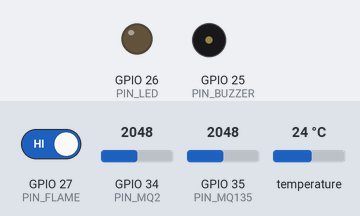
Bench run of a sketch on a simulated ESP32. Shown: output pins drawn as LEDs (lit = HIGH), buzzer (waves = sounding, pin HIGH). Inputs (shaded band) come from the test bench; at power-on: GPIO 27 (PIN_FLAME) HIGH, GPIO 34 (PIN_MQ2) = 2048, GPIO 35 (PIN_MQ135) = 2048, temperature 24 °C (analog values on the 0–4095 scale). WiFi joins after 1.5 s; servers stay silent unless stated; uploads are accepted with an empty reply; what the sketch prints to the serial monitor is not drawn.

Above: at 2.7 s.
2.8 s: GPIO 27 (PIN_FLAME) driven LOW
At 6.7 s:
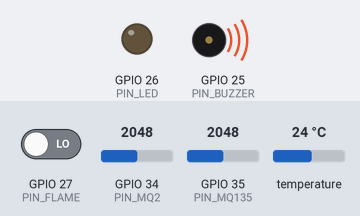
At 8.3 s:
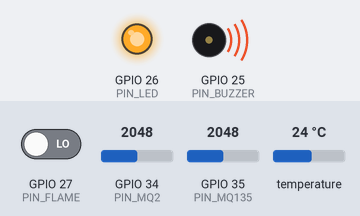
24.2 s: GPIO 27 (PIN_FLAME) driven HIGH
At 33.23 s:
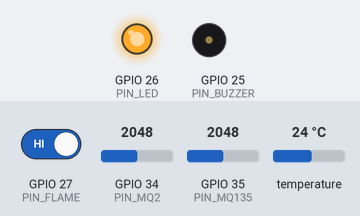
Timing chart, 0 to 34.9 s (numbered marks = the images above; inputs shaded):
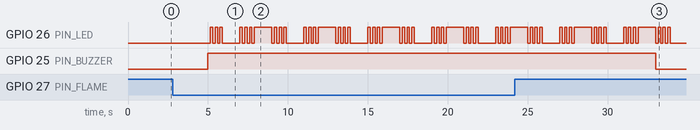

The sketch:

datntramxly111.ino
```cpp
// ============================================================
// TRAM XU LY - HE THONG CANH BAO HOA HOAN & KHI DOC
// Version: 3.0 - Canh bao nhanh, huy nhanh, khong nut
// ============================================================
#include <WiFi.h>
#include <HTTPClient.h>
#include <OneWire.h>
#include <DallasTemperature.h>
#include <ArduinoJson.h>

// ============================================================
// CAU HINH
// ============================================================
#define STATION_ID       2          // 1 hoac 2

const char* WIFI_SSID  = "QuannT2";
const char* WIFI_PASS  = "66668888";
const char* CENTER_URL = "http://192.168.1.175/api/update";

// -- PIN --
#define PIN_MQ2          34
#define PIN_MQ135        35
#define PIN_FLAME        27
#define PIN_DS18B20       4
#define PIN_LED          26
#define PIN_BUZZER       25

// -- NGUONG CAM BIEN --
// Cach chinh: De cam bien 5 phut trong khong khi sach,
// doc gia tri MQ2_raw va MQ135_raw tren Serial Monitor,
// dat THRESHOLD = gia_tri_do_duoc x 1.8
const int   MQ2_THRESHOLD   = 1800;
const int   MQ135_THRESHOLD = 600;
const float TEMP_THRESHOLD  = 50.0;
#define     FLAME_ACTIVE    LOW     // Cam bien lua: LOW = co lua

// -- THOI GIAN --
const unsigned long READ_INTERVAL_MS = 2000;  // Doc cam bien moi 2 giay
const unsigned long MUTE_TIME_MS     = 10000; // Mute tu lenh web
const unsigned long WIFI_RETRY_MS    = 10000;
const unsigned long HTTP_TIMEOUT_MS  = 3000;

// PREHEAT: Chi ap dung cho MQ (can thoi gian on dinh)
// KHONG ap dung cho cam bien lua va nhiet do
const unsigned long PREHEAT_MS = 120000; // 2 phut

// -- NHAY LED/COI --
const unsigned long WARN_BLINK_MS   = 500;  // Muc 1: nhay 0.5s
const unsigned long DANGER_BLINK_MS = 150;  // Muc 2: nhay 0.15s

// ============================================================
// THAM SO PHAT HIEN & HUY CANH BAO
//
// LUA    : Bat NGAY (>= 1 lan doc)  | Tat sau 2 lan = 4 giay
// KHOI   : Bat NGAY (>= 1 lan doc)  | Tat sau 2 lan = 4 giay
// KHI DOC: Bat NGAY (>= 1 lan doc)  | Tat sau 2 lan = 4 giay
// NHIET DO: Bat NGAY                | Tat sau 2 lan = 4 giay
//
// CANCEL_COUNT = 2: Phai doc DUOI nguong 2 lan lien tiep (4 giay)
// moi tat canh bao. Tranh tat nham khi nong do dao dong quanh nguong
// ============================================================
const int CANCEL_COUNT = 2;   // 2 × 2s = 4 giay la tat

// Loc nhieu: trung binh 3 mau ADC (chi dung cho hien thi, KHONG dung cho trigger)
const int MA_SAMPLES = 3;

// Den giu them sau khi tat canh bao (thong bao truc quan)
const unsigned long LED_HOLD_MS = 3000; // 3 giay

// ============================================================
// BIEN NOI BO
// ============================================================
OneWire oneWire(PIN_DS18B20);
DallasTemperature ds18b20(&oneWire);

int   mq2Value     = 0;
int   mq135Value   = 0;
int   flameValue   = HIGH;
float temperatureC = 0.0;

bool smokeDetected    = false;
bool toxicDetected    = false;
bool tempHighDetected = false;
bool fireDetected     = false;
int  alarmLevel       = 0;

// Moving average buffer (loc nhieu ADC, CHI dung cho hien thi)
int mq2Buf[MA_SAMPLES]   = {};
int mq135Buf[MA_SAMPLES] = {};
int maBufIdx = 0;

// Counter cho tung loai canh bao
// Bat: tang len CANCEL_COUNT ngay lap tuc
// Tat: giam 1 moi lan doc → can CANCEL_COUNT lan moi ve 0
int smokeTrigger = 0;
int toxicTrigger = 0;
int tempTrigger  = 0;
int fireTrigger  = 0;

// Den hoat dong doc lap voi coi
int  ledLevel      = 0;
unsigned long ledHoldStart = 0;

bool buzzerMuted = false;
unsigned long muteStartTime = 0;

unsigned long lastReadTime  = 0;
unsigned long lastWiFiRetry = 0;

// ============================================================
// DOC ADC - TRUNG BINH 10 MAU (khong block loop)
// ============================================================
int readADC(int pin) {
  long sum = 0;
  for (int i = 0; i < 10; i++) {
    sum += analogRead(pin);
    delayMicroseconds(200);
  }
  return (int)(sum / 10);
}

// ============================================================
// WIFI
// ============================================================
void connectWiFi() {
  WiFi.mode(WIFI_STA);
  WiFi.begin(WIFI_SSID, WIFI_PASS);
  Serial.print("[WiFi] Dang ket noi");
  int retry = 0;
  while (WiFi.status() != WL_CONNECTED && retry < 20) {
    delay(500);
    Serial.print(".");
    retry++;
  }
  Serial.println();
  if (WiFi.status() == WL_CONNECTED) {
    Serial.printf("[WiFi] OK - IP: %s\n", WiFi.localIP().toString().c_str());
  } else {
    Serial.println("[WiFi] Khong ket noi duoc, thu lai sau...");
  }
}

void ensureWiFi() {
  if (WiFi.status() == WL_CONNECTED) return;
  if (millis() - lastWiFiRetry < WIFI_RETRY_MS) return;
  lastWiFiRetry = millis();
  WiFi.disconnect(true);
  delay(300);
  connectWiFi();
}

// ============================================================
// DOC CAM BIEN
// ============================================================
void readSensors() {
  int rawMQ2   = readADC(PIN_MQ2);
  int rawMQ135 = readADC(PIN_MQ135);
  flameValue   = digitalRead(PIN_FLAME);

  // Cap nhat buffer trung binh dong (chi dung hien thi)
  mq2Buf[maBufIdx % MA_SAMPLES]   = rawMQ2;
  mq135Buf[maBufIdx % MA_SAMPLES] = rawMQ135;
  maBufIdx++;

  long s2 = 0, s135 = 0;
  for (int i = 0; i < MA_SAMPLES; i++) { s2 += mq2Buf[i]; s135 += mq135Buf[i]; }
  mq2Value   = (int)(s2   / MA_SAMPLES);
  mq135Value = (int)(s135 / MA_SAMPLES);

  ds18b20.requestTemperatures();
  temperatureC = ds18b20.getTempCByIndex(0);
  if (temperatureC == DEVICE_DISCONNECTED_C) temperatureC = -127.0;
}

// ============================================================
// DANH GIA CANH BAO
//
// DIEM KHAC BIET so v2:
//
// [FIX 1] LUA: fireDetected = (fireTrigger > 0) thay vi >= 2
//         → Bat NGAY khi doc duoc 1 lan (khong phai doi 4 giay nua)
//
// [FIX 2] LUA: Tang 2 buoc moi lan phat hien, giam 1 buoc moi lan khong co
//         → Tat sau 2 lan doc = 4 giay (nhanh, on dinh)
//
// [FIX 3] KHOI/KHI: Dung gia tri RAW (khong qua avg) de kich hoat
//         → Phat hien trong cung lan doc dau tien vuot nguong (2 giay)
//
// [FIX 4] NHIET DO: Khong bi anh huong boi PREHEAT
//         → Bao ngay khi nhiet do cao bat ke thoi gian khoi dong
// ============================================================
void evaluateAlarm() {
  bool inPreheat = (millis() < PREHEAT_MS);

  // Lay gia tri RAW moi nhat - KHONG qua moving average
  // → Phat hien nhanh nhat co the, khong co do tre
  int latestIdx = (maBufIdx - 1 + MA_SAMPLES) % MA_SAMPLES;
  int rawMQ2    = (maBufIdx > 0) ? mq2Buf[latestIdx]   : 0;
  int rawMQ135  = (maBufIdx > 0) ? mq135Buf[latestIdx] : 0;

  // Dieu kien kich hoat
  // Preheat chi ap dung cho MQ-2 va MQ-135 (can thoi gian on dinh)
  // Lua va nhiet do: BAO NGAY, khong co preheat
  bool rawSmoke = (!inPreheat) && (rawMQ2   > MQ2_THRESHOLD);
  bool rawToxic = (!inPreheat) && (rawMQ135 > MQ135_THRESHOLD);
  bool rawTemp  = (temperatureC > -50.0) && (temperatureC > TEMP_THRESHOLD);
  bool rawFire  = (flameValue == FLAME_ACTIVE);

  // ── LUA ──────────────────────────────────────────────────
  // [FIX 1+2] Bat NGAY khi co lua, tat sau 2 lan khong co lua
  // Tang 2 buoc: dam bao > 0 ngay lap tuc → fireDetected = true ngay
  // Giam 1 buoc: can 2 lan doc duoi nguong → tat sau 4 giay
  if (rawFire) {
    fireTrigger = min(fireTrigger + 2, 4);
  } else {
    fireTrigger = max(fireTrigger - 1, 0);
  }
  fireDetected = (fireTrigger > 0); // [FIX] > 0 thay vi >= 2

  // ── KHOI (MQ-2) ──────────────────────────────────────────
  // Bat NGAY: smokeTrigger = CANCEL_COUNT ngay lap tuc → smokeDetected = true
  // Tat sau CANCEL_COUNT lan doc duoi nguong = 4 giay
  if (rawSmoke) {
    smokeTrigger = CANCEL_COUNT;
  } else {
    smokeTrigger = max(smokeTrigger - 1, 0);
  }
  smokeDetected = (smokeTrigger > 0);

  // ── KHI DOC (MQ-135) ─────────────────────────────────────
  if (rawToxic) {
    toxicTrigger = CANCEL_COUNT;
  } else {
    toxicTrigger = max(toxicTrigger - 1, 0);
  }
  toxicDetected = (toxicTrigger > 0);

  // ── NHIET DO ─────────────────────────────────────────────
  // [FIX 4] Khong co preheat cho nhiet do
  if (rawTemp) {
    tempTrigger = CANCEL_COUNT;
  } else {
    tempTrigger = max(tempTrigger - 1, 0);
  }
  tempHighDetected = (tempTrigger > 0);

  // ── TINH MUC CANH BAO ────────────────────────────────────
  int prevLevel = alarmLevel;
  int count = (smokeDetected   ? 1 : 0)
            + (toxicDetected   ? 1 : 0)
            + (tempHighDetected? 1 : 0)
            + (fireDetected    ? 1 : 0);

  // Lua hoac 2+ nguon nguy hiem → muc 2 (nguy hiem)
  // 1 nguon → muc 1 (canh bao)
  if      (fireDetected || count >= 2) alarmLevel = 2;
  else if (count == 1)                 alarmLevel = 1;
  else                                 alarmLevel = 0;

  // ── QUAN LY DEN (doc lap voi coi) ────────────────────────
  if (alarmLevel > 0) {
    ledLevel     = alarmLevel;
    ledHoldStart = 0;
  } else if (prevLevel > 0 && alarmLevel == 0) {
    // Vua tat canh bao: coi tat ngay, den giu them 3 giay
    ledHoldStart = millis();
    Serial.println("[ALARM] Het canh bao → COI TAT NGAY | Den con 3s");
  }

  if (ledHoldStart > 0 && millis() - ledHoldStart >= LED_HOLD_MS) {
    ledLevel     = 0;
    ledHoldStart = 0;
    Serial.println("[ALARM] Den tat - He thong binh thuong");
  }

  // Log preheat (neu dang trong thoi gian on dinh)
  if (inPreheat) {
    Serial.printf("[PREHEAT] Con lai %lus | MQ2=%d (nguong %d) | MQ135=%d (nguong %d)\n",
      (PREHEAT_MS - millis()) / 1000,
      rawMQ2, MQ2_THRESHOLD, rawMQ135, MQ135_THRESHOLD);
  }
}

// ============================================================
// DIEU KHIEN LED VA COI
// Chay moi vong loop → nhay dung tan so (500ms/150ms)
//
// COI: Theo alarmLevel → tat NGAY khi alarmLevel = 0
// DEN: Theo ledLevel   → giu them 3 giay sau khi tat canh bao
// ============================================================
void controlAlarm() {
  static bool warnBlink = false, dangerBlink = false;
  static unsigned long lastWarn = 0, lastDanger = 0;
  unsigned long now = millis();

  // Tinh toan trang thai nhay (dung chung cho ca den va coi)
  if (now - lastWarn   >= WARN_BLINK_MS)   { lastWarn   = now; warnBlink   = !warnBlink;   }
  if (now - lastDanger >= DANGER_BLINK_MS) { lastDanger = now; dangerBlink = !dangerBlink; }

  // -- DEN (ledLevel) --
  if      (ledLevel == 0) digitalWrite(PIN_LED, LOW);
  else if (ledLevel == 1) digitalWrite(PIN_LED, warnBlink);
  else                    digitalWrite(PIN_LED, dangerBlink);

  // -- COI (alarmLevel) - tat NGAY khi het canh bao --
  if (alarmLevel == 0 || buzzerMuted) {
    digitalWrite(PIN_BUZZER, LOW);
  } else if (alarmLevel == 1) {
    digitalWrite(PIN_BUZZER, warnBlink);
  } else {
    digitalWrite(PIN_BUZZER, HIGH); // Muc 2: keu lien tuc
  }
}

// ============================================================
// MUTE COI (tu lenh web / trung tam)
// ============================================================
void updateMuteState() {
  if (alarmLevel == 0) { buzzerMuted = false; return; }
  if (buzzerMuted && millis() - muteStartTime >= MUTE_TIME_MS) {
    buzzerMuted = false;
    Serial.println("[MUTE] Het han - bat lai coi");
  }
}

// ============================================================
// GUI DU LIEU VE TRUNG TAM
// ============================================================
void sendData() {
  if (WiFi.status() != WL_CONNECTED) return;

  StaticJsonDocument<256> doc;
  doc["station"]          = STATION_ID;
  doc["mq2"]              = mq2Value;
  doc["mq135"]            = mq135Value;
  doc["temperature"]      = (temperatureC > -50.0) ? temperatureC : 0.0;
  doc["fire"]             = fireDetected     ? 1 : 0;
  doc["smokeDetected"]    = smokeDetected    ? 1 : 0;
  doc["toxicDetected"]    = toxicDetected    ? 1 : 0;
  doc["tempHighDetected"] = tempHighDetected ? 1 : 0;
  doc["alarmLevel"]       = alarmLevel;

  String payload;
  serializeJson(doc, payload);

  HTTPClient http;
  http.begin(CENTER_URL);
  http.addHeader("Content-Type", "application/json");
  http.setTimeout(HTTP_TIMEOUT_MS);

  int code = http.POST(payload);
  if (code > 0) {
    StaticJsonDocument<128> res;
    if (!deserializeJson(res, http.getString())) {
      if ((res["mute"] | 0) == 1) {
        buzzerMuted   = true;
        muteStartTime = millis();
        Serial.println("[HTTP] Nhan lenh TAT COI tu trung tam");
      }
    }
  } else {
    Serial.printf("[HTTP] Loi: %d\n", code);
  }
  http.end();
}

// ============================================================
// HIEN THI SERIAL - Ro rang de debug va chon nguong
// ============================================================
void printStatus() {
  bool inPreheat = (millis() < PREHEAT_MS);
  int  latestIdx = (maBufIdx - 1 + MA_SAMPLES) % MA_SAMPLES;
  int  rawMQ2    = (maBufIdx > 0) ? mq2Buf[latestIdx]   : 0;
  int  rawMQ135  = (maBufIdx > 0) ? mq135Buf[latestIdx] : 0;
  unsigned long sec = millis() / 1000;

  Serial.printf("\n===== TRAM %d | %02lu:%02lu | %s =====\n",
    STATION_ID, sec/60, sec%60,
    inPreheat ? "PREHEAT (MQ chua on dinh)" : "HOAT DONG");

  // MQ2 - hien thi ca raw, avg, nguong va trigger de de chinh
  Serial.printf("MQ-2  : raw=%-4d avg=%-4d nguong=%-4d trigger=%d → %s\n",
    rawMQ2, mq2Value, MQ2_THRESHOLD, smokeTrigger,
    inPreheat ? "PREHEAT" : (rawMQ2 > MQ2_THRESHOLD ? "!!! VUOT NGUONG !!!" : "binh thuong"));

  Serial.printf("MQ-135: raw=%-4d avg=%-4d nguong=%-4d trigger=%d → %s\n",
    rawMQ135, mq135Value, MQ135_THRESHOLD, toxicTrigger,
    inPreheat ? "PREHEAT" : (rawMQ135 > MQ135_THRESHOLD ? "!!! VUOT NGUONG !!!" : "binh thuong"));

  Serial.printf("Nhiet : %.1f C  nguong=%.0f C  trigger=%d → %s\n",
    temperatureC, TEMP_THRESHOLD, tempTrigger,
    tempHighDetected ? "!!! CAO !!!" : "binh thuong");

  Serial.printf("Lua   : %s (pin=%s trigger=%d)\n",
    fireDetected ? "!!! CO LUA !!!" : "khong",
    flameValue == LOW ? "LOW=co lua" : "HIGH=khong co",
    fireTrigger);

  const char* lvStr = alarmLevel == 0 ? "BINH THUONG" : alarmLevel == 1 ? "CANH BAO" : "NGUY HIEM";
  Serial.printf("Alarm : Lv%d [%s] | Coi: %s | Den: Lv%d\n",
    alarmLevel, lvStr,
    alarmLevel == 0 ? "tat" : buzzerMuted ? "MUTE" : "KEU",
    ledLevel);
}

// ============================================================
// SETUP
// ============================================================
void setup() {
  Serial.begin(115200);
  Serial.println("\n[BOOT] Khoi dong he thong...");

  pinMode(PIN_FLAME,  INPUT);
  pinMode(PIN_LED,    OUTPUT);
  pinMode(PIN_BUZZER, OUTPUT);
  digitalWrite(PIN_LED,    LOW);
  digitalWrite(PIN_BUZZER, LOW);

  analogReadResolution(12); // 12-bit ADC: 0 → 4095
  ds18b20.begin();
  connectWiFi();

  Serial.println("[BOOT] =============================================");
  Serial.printf("[BOOT] Tram ID    : %d\n", STATION_ID);
  Serial.printf("[BOOT] Nguong MQ2 : %d\n", MQ2_THRESHOLD);
  Serial.printf("[BOOT] Nguong MQ135: %d\n", MQ135_THRESHOLD);
  Serial.printf("[BOOT] Nguong Nhiet: %.0f C\n", TEMP_THRESHOLD);
  Serial.printf("[BOOT] CANCEL_COUNT: %d (tat sau %ds)\n", CANCEL_COUNT, CANCEL_COUNT*2);
  Serial.printf("[BOOT] Preheat MQ  : %lu giay\n", PREHEAT_MS/1000);
  Serial.println("[BOOT] Lua/NhietDo : BAO NGAY (khong preheat)");
  Serial.println("[BOOT] =============================================");
  Serial.println("[BOOT] San sang!\n");
}

// ============================================================
// LOOP
// controlAlarm() NGOAI interval: nhay dung 500ms/150ms
// readSensors + evaluateAlarm: chay moi 2 giay
// ============================================================
void loop() {
  ensureWiFi();
  updateMuteState();
  controlAlarm();   // Chay moi vong lap → den/coi nhay chinh xac

  if (millis() - lastReadTime >= READ_INTERVAL_MS) {
    lastReadTime = millis();
    readSensors();
    evaluateAlarm();
    printStatus();
    sendData();
  }
}
```

Measured:
- after the input at 2.8 s, GPIO 26 (PIN_LED): LOW → HIGH after 2.4 s, then repeats every 4.0 s: 2 × (LOW 0.15 s, HIGH 0.15 s), LOW 1.1 s, 3 × (HIGH 0.15 s, LOW 0.15 s), HIGH 1.1 s, LOW 0.15 s, HIGH 0.15 s; GPIO 25 (PIN_BUZZER): LOW → HIGH after 2.2 s
- after the input at 24.2 s, GPIO 25 (PIN_BUZZER): HIGH → LOW after 8.8 s
